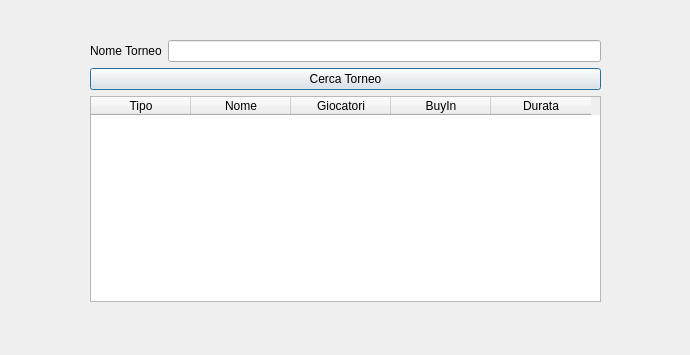
<?xml version="1.0" encoding="UTF-8"?>
<ui version="4.0">
 <class>SearchWindow</class>
 <widget class="QDialog" name="SearchWindow">
  <property name="geometry">
   <rect>
    <x>0</x>
    <y>0</y>
    <width>690</width>
    <height>355</height>
   </rect>
  </property>
  <property name="windowTitle">
   <string>Dialog</string>
  </property>
  <widget class="QWidget" name="">
   <property name="geometry">
    <rect>
     <x>90</x>
     <y>40</y>
     <width>511</width>
     <height>262</height>
    </rect>
   </property>
   <layout class="QVBoxLayout" name="verticalLayout">
    <item>
     <layout class="QHBoxLayout" name="horizontalLayout">
      <item>
       <widget class="QLabel" name="CercaNomelabel">
        <property name="text">
         <string>Nome Torneo</string>
        </property>
       </widget>
      </item>
      <item>
       <widget class="QLineEdit" name="CercaLineEdit"/>
      </item>
     </layout>
    </item>
    <item>
     <widget class="QPushButton" name="CercaPushButton">
      <property name="text">
       <string>Cerca Torneo</string>
      </property>
     </widget>
    </item>
    <item>
     <widget class="QTableWidget" name="ListaTableWidget">
      <column>
       <property name="text">
        <string>Tipo</string>
       </property>
      </column>
      <column>
       <property name="text">
        <string>Nome</string>
       </property>
      </column>
      <column>
       <property name="text">
        <string>Giocatori</string>
       </property>
      </column>
      <column>
       <property name="text">
        <string>BuyIn</string>
       </property>
      </column>
      <column>
       <property name="text">
        <string>Durata</string>
       </property>
      </column>
     </widget>
    </item>
   </layout>
  </widget>
 </widget>
 <resources/>
 <connections/>
</ui>
